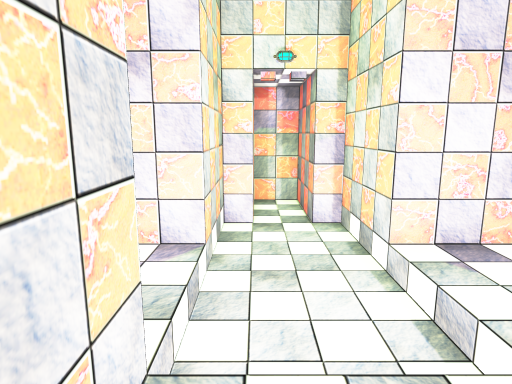
view 1 (above)

12 first-person views from a walk through a 3-D level made in the Unity game engine. The camera is 1.2 m above the floor, tilts 10° down and sees 75° across. The floor is counted in squares, 0.5 m on a side. Each view is taken from the middle of a square. On the plan, view 1 faces up. The plan holds only what a view shows up to about 20 squares ahead; the rest is blank. The player is left out.

view 2
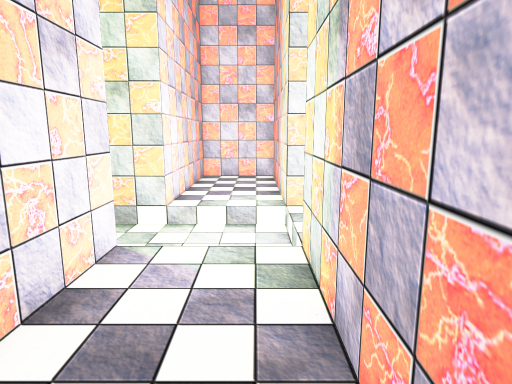

view 3
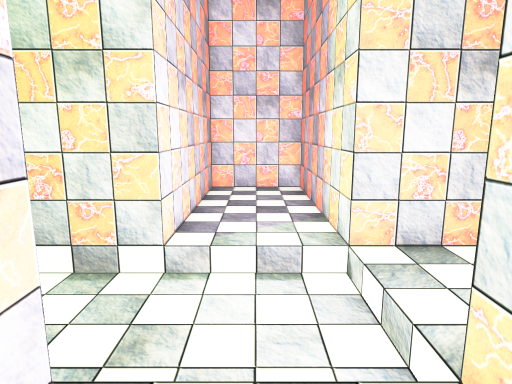

view 4
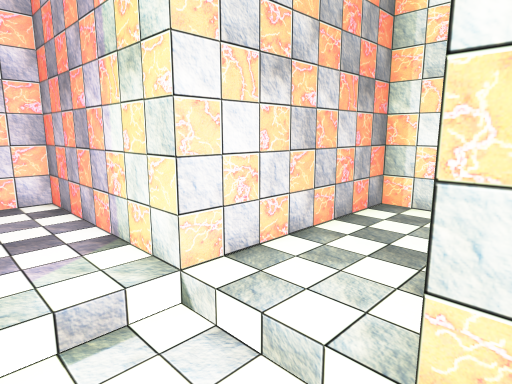

view 5
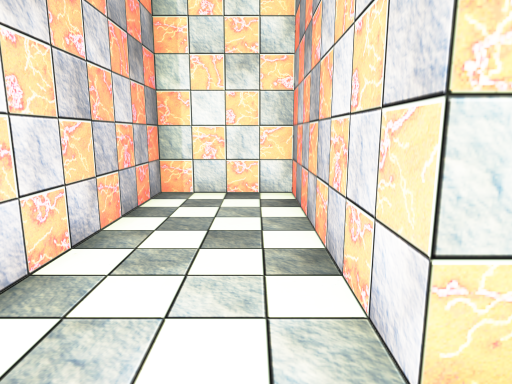

view 6
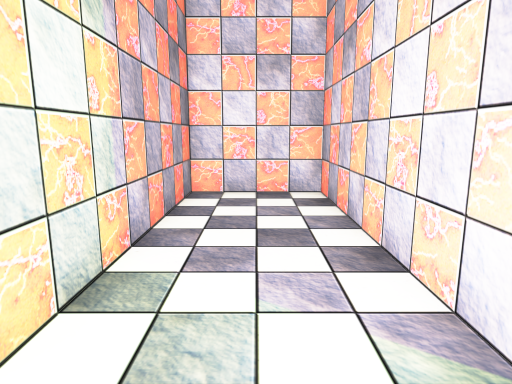

view 7
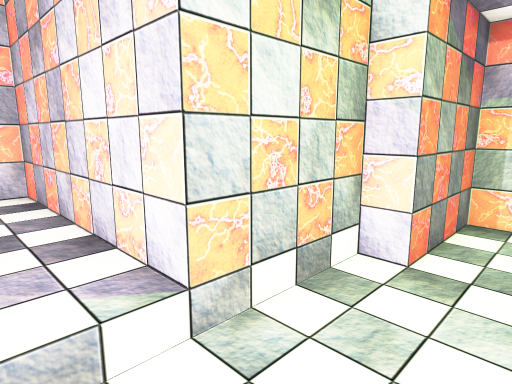

view 8
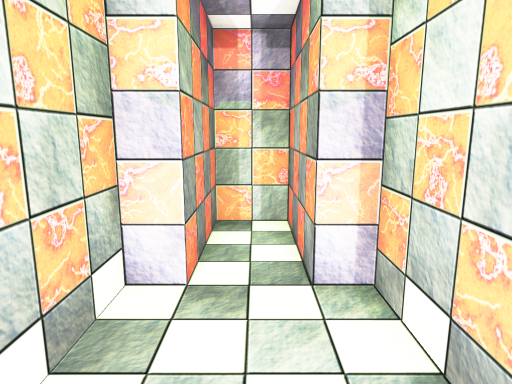

view 9
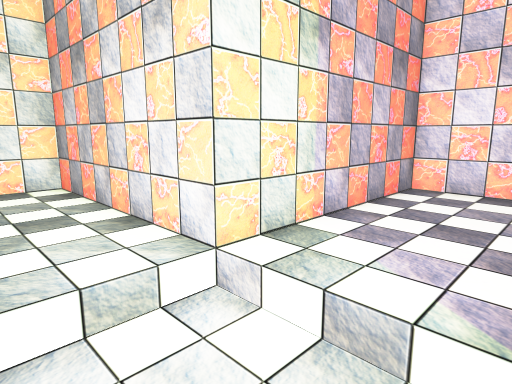

view 10
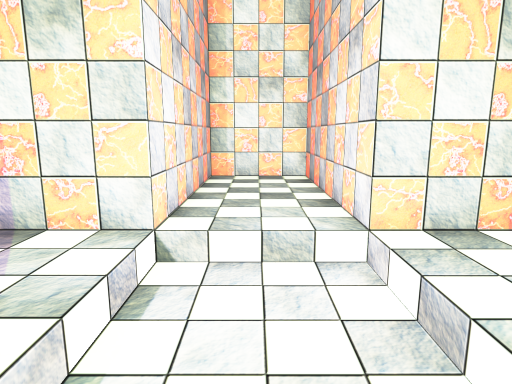

view 11
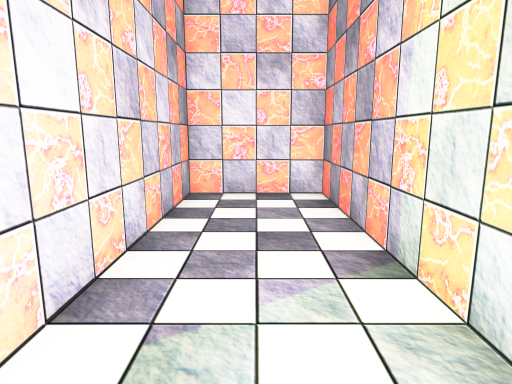

view 12
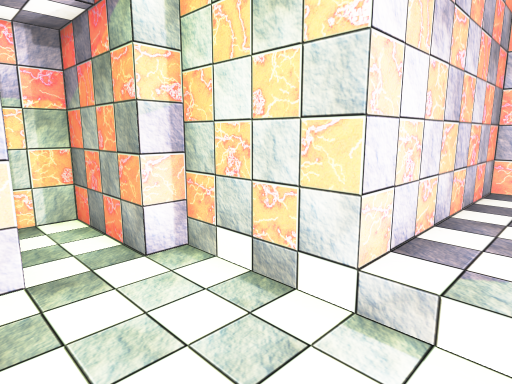

### Floor plan
Key: @ floor where view 1 was taken; # wall or solid block; . main floor; - floor 0.25 m lower than the main floor; / step, stairs or slope.
Columns run from 9 left of view 1 to 11 right of it. Each row starts with its distance up from view 1.
 15          ###
 14          #-#
 13          #-#
 12          #-#
 11         ##-##
 10         #---#
  9         #---#
  8         #---#
  7 #########---#########
  6 #......./---/.......#
  5 #......./---/.......#
  4 #......./---/.......#
  3 #########///#########
  2         #...#
  1         #...#
  0         #@..#
 -1         #...#
 -2         #...#
 -3         #...#
 -4         #...#
 -5         #####

Where each view was taken, in squares from view 1:
view 1: 0 up, 0 right, facing up
view 2: 4 up, 8 left, facing right
view 3: 5 up, 4 left, facing right
view 4: 6 up, 2 left, facing down-right
view 5: 5 up, 0 right, facing down
view 6: 5 up, 1 right, facing left
view 7: 5 up, 2 right, facing up-left
view 8: 6 up, 1 right, facing up
view 9: 7 up, 2 right, facing down-left
view 10: 9 up, 1 right, facing down
view 11: 5 up, 1 right, facing right
view 12: 5 up, 1 left, facing up-right
